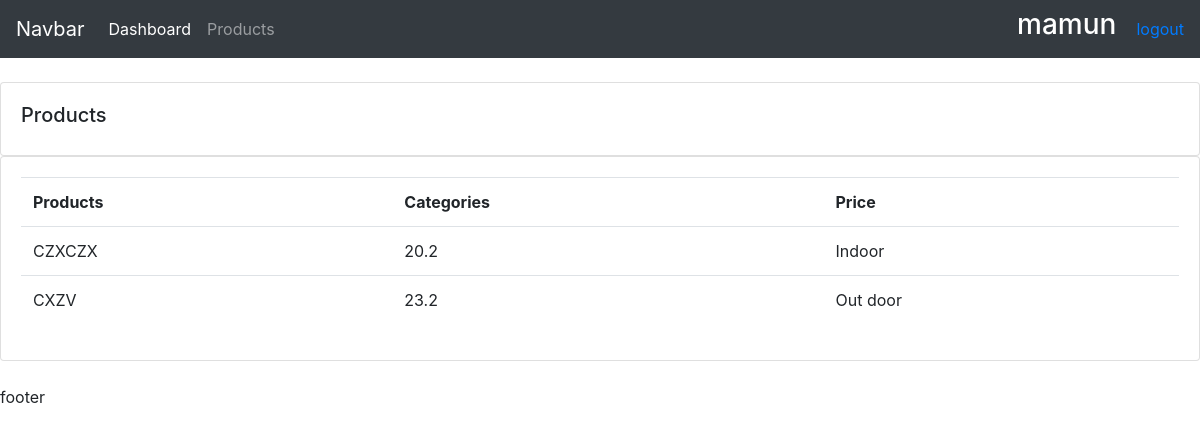
The page /products/ (signed in) on the database as committed earlier.
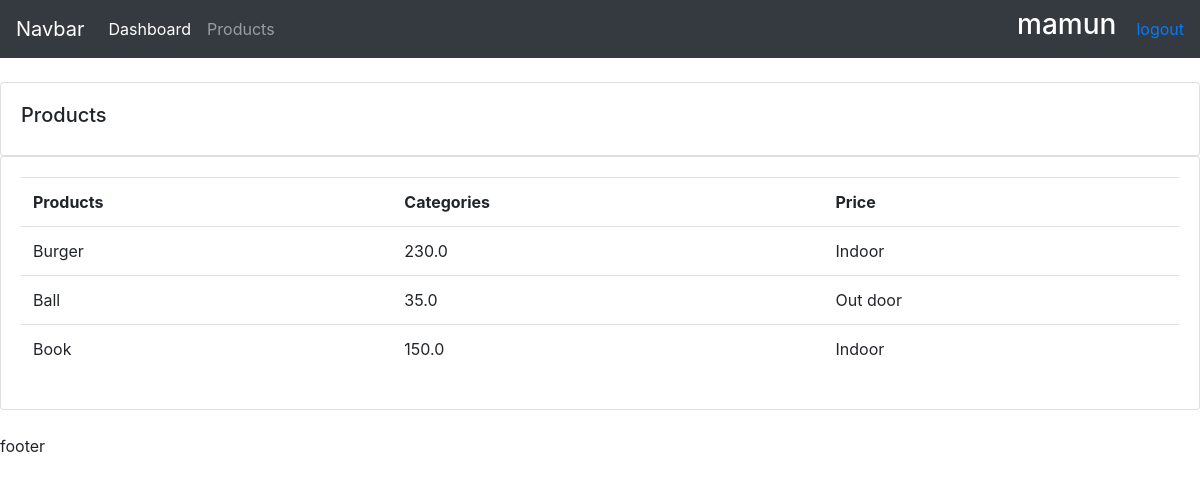
The same page on the database as committed later.
### accounts/models.py (models this page shows, shortened)
class Products(models.Model):
    CATEGORY = (('Indoor', 'Indoor'), ('Out door', 'Out door'))
    name = models.CharField(max_length=200)
    price = models.FloatField()
    category = models.CharField(max_length=200, choices=CATEGORY)
    description = models.CharField(max_length=200)
    date_created = models.DateTimeField(auto_now_add=True)
    tags = models.ManyToManyField(Tags)

### accounts/views.py (the view)
# urls.py: path('products/', views.products,name='products'),
@login_required(login_url='login')
def products(request):
    products = Products.objects.all()
    return render(request, 'accounts/products.html', {'products': products})

### accounts/templates/accounts/products.html
{% extends 'accounts/main.html'%} {% block content %}
<br />
<div class="row">
  <div class="col-md">
    <div class="card card-body">
      <h5>Products</h5>
    </div>
    <div class="card card-body">
      <table class="table">
        <tr>
          <th>Products</th>
          <th>Categories</th>
          <th>Price</th>
        </tr>
        {% for i in products %}
        <tr>
          <td>{{i.name}}</td>
          <td>{{i.price}}</td>
          <td>{{i.category}}</td>
        </tr>
        {% endfor %}
      </table>
    </div>
  </div>
</div>
{% endblock %}

### accounts/templates/accounts/main.html (shortened to what this page needs)
{% load static %}
<!DOCTYPE html>
<html lang="en">
  <head>
    <link rel="stylesheet" href="{% static 'css/style.css'%}" />
    <link
      rel="stylesheet"
      href="https://stackpath.bootstrapcdn.com/bootstrap/4.4.1/css/bootstrap.min.css"
    />
  </head>
  <body>
    {% include 'accounts/navbar.html'%}
     {% block content %}
    {% endblock %}
    <br />
    <p>footer</p>
  </body>
</html>

### accounts/templates/accounts/navbar.html (shortened to what this page needs)
<nav class="navbar navbar-expand-lg navbar-dark bg-dark">
  <a class="navbar-brand" href="{% url 'home'%}">Navbar</a>
  <div class="collapse navbar-collapse" id="navbarNav">
    <ul class="navbar-nav">
      <li class="nav-item active">
        <a class="nav-link" href="{% url 'home'%}">Dashboard</a>
      </li>
      <li class="nav-item">
        <a class="nav-link" href="{% url 'products'%}">Products</a>
      </li>
    </ul>
  </div>
  <span id="us"><H3>{{request.user}}</H3></span>
<span><a href="{% url 'logout' %}">logout</a></span>
</nav>

### accounts/templates/accounts/navbar.html (style rules this page uses)
#us { color:white; margin-right: 20px; }

Rows that differ between the two databases and show on the page:
removed Products: name "CZXCZX", price "20.2", category "Indoor"
removed Products: name "CXZV", price "23.2", category "Out door"
added Products: name "Burger", price "230.0", category "Indoor"
added Products: name "Ball", price "35.0", category "Out door"
added Products: name "Book", price "150.0", category "Indoor"
